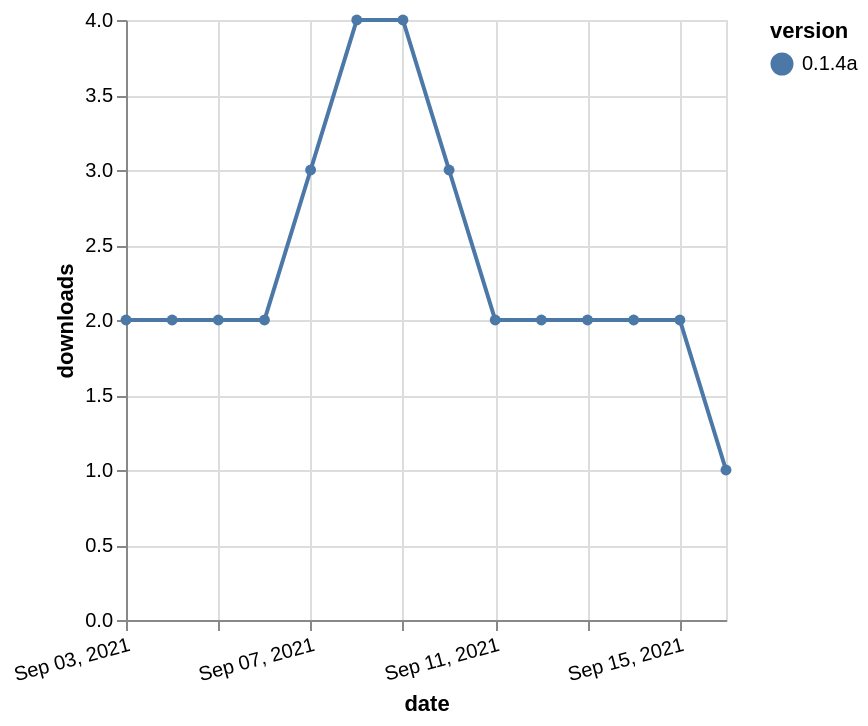

Describe this chart as a Vega-Lite specification.
### Vega-Lite specification from a JSON file in a GitHub repository (floating-point values rounded to 4 significant figures)
{"$schema": "https://vega.github.io/schema/vega-lite/v5.json", "description": "A simple bar chart with embedded data.", "data": {"values": [{"date": "2021-09-03", "total": 2623, "delta": 2, "version": "0.1.4a"}, {"date": "2021-09-04", "total": 2625, "delta": 2, "version": "0.1.4a"}, {"date": "2021-09-05", "total": 2627, "delta": 2, "version": "0.1.4a"}, {"date": "2021-09-06", "total": 2629, "delta": 2, "version": "0.1.4a"}, {"date": "2021-09-07", "total": 2632, "delta": 3, "version": "0.1.4a"}, {"date": "2021-09-08", "total": 2636, "delta": 4, "version": "0.1.4a"}, {"date": "2021-09-09", "total": 2640, "delta": 4, "version": "0.1.4a"}, {"date": "2021-09-10", "total": 2643, "delta": 3, "version": "0.1.4a"}, {"date": "2021-09-11", "total": 2645, "delta": 2, "version": "0.1.4a"}, {"date": "2021-09-12", "total": 2647, "delta": 2, "version": "0.1.4a"}, {"date": "2021-09-13", "total": 2649, "delta": 2, "version": "0.1.4a"}, {"date": "2021-09-14", "total": 2651, "delta": 2, "version": "0.1.4a"}, {"date": "2021-09-15", "total": 2653, "delta": 2, "version": "0.1.4a"}, {"date": "2021-09-16", "total": 2654, "delta": 1, "version": "0.1.4a"}]}, "width": "container", "mark": {"type": "line", "point": {"filled": true}}, "encoding": {"x": {"field": "date", "type": "temporal", "timeUnit": "yearmonthdate", "title": "date", "axis": {"labelAngle": -15}}, "y": {"field": "delta", "type": "quantitative", "title": "downloads"}, "color": {"field": "version", "type": "nominal"}, "tooltip": {"field": "delta"}}}
